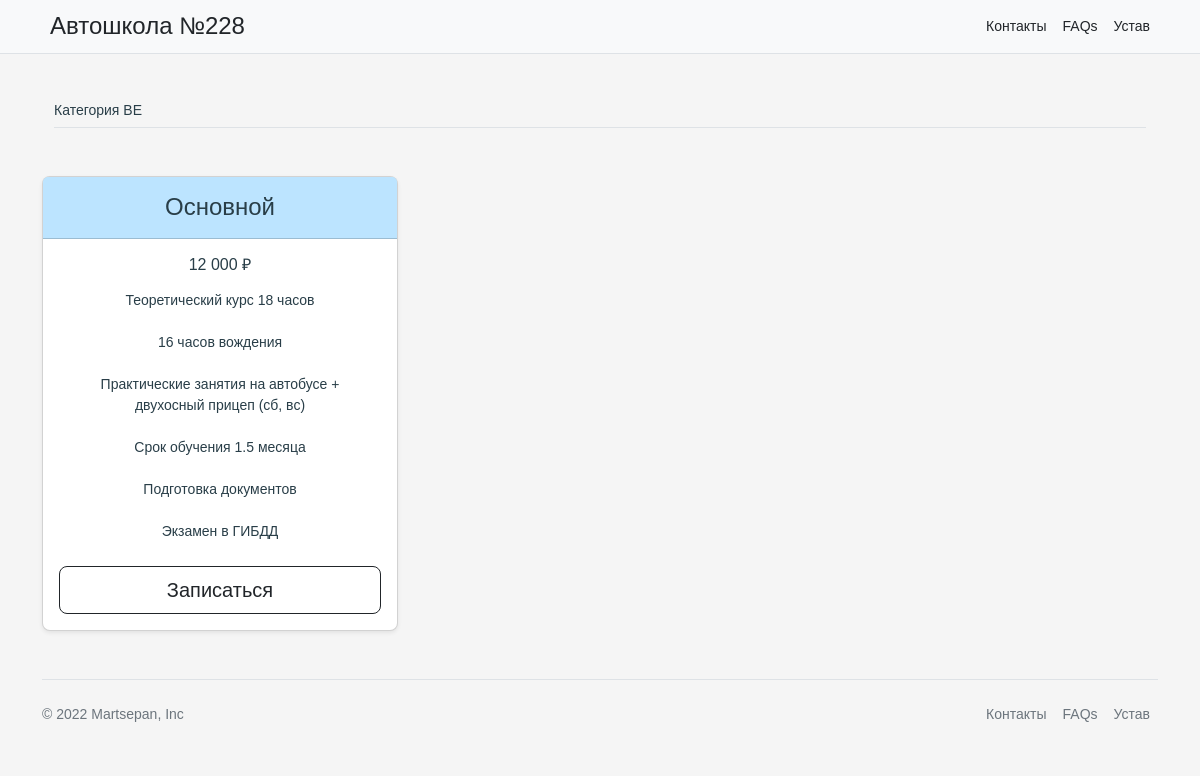
Screenshot of /info/car-BE/ with the database file from the repository.
### description/models.py (models this page shows, shortened)
class Info(models.Model):
    id = models.CharField('ID', max_length=2, null=False, primary_key=True)
    title = models.CharField('Название', max_length=30, null=True)
    description = models.CharField('Описание', max_length=200, null=True)
    price_min = models.CharField('Минимальная цена', max_length=10, null=True)
    price_mid = models.CharField('Средняя цена', max_length=10, null=True)
    price_high = models.CharField('Максимальная цена', max_length=10, null=True)
    description_min = models.CharField('Описание минимальной', max_length=300, null=True)
    description_mid = models.CharField('Описание средней', max_length=300, null=True)
    description_high = models.CharField('Описание максимальной', max_length=300, null=True)
    class Meta:
        verbose_name = 'Информация'
        verbose_name_plural = 'Информация о категориях'

### description/views.py (the view)
# urls.py: path('car-BE/', views.carbe, name='car-BE'),
def carbe(request):
    info = Info.objects.all()
    context =  {"info": info}
    return render (request, 'description/car-BE.html', context)

### description/templates/description/car-BE.html (shortened to what this page needs)
{% extends 'description/underbase.html' %}
{% block content %}
{% for item in info %}
{% if item.id == "4" %}
<div class="container px-4 py-5" id="custom-cards">
  <h2 class="pb-2 border-bottom animate__animated animate__bounceIn wow">{{ item.title }}</h2>
</div>
<div class="container">
<div data-wow-delay="0.15s" class="row row-cols-1 row-cols-md-3 mb-3 text-center animate__animated animate__fadeIn wow">
  <div class="col">
    <div class="card mb-4 rounded-3 shadow-sm">
      <div class="card-header py-3" style="background-color: rgb(188, 228, 255);">
        <h4 class="my-0 fw-normal" style="font-size: 24px;">{{ item.description_min }}</h4>
      </div>
      <div class="card-body">
        <h1 class="card-title pricing-card-title" style="font-size: 16px;">{{ item.price_min }}</h1>
        <ul class="list-unstyled mt-3 mb-4">
          <li>Теоретический курс 18 часов</li><br>
          <li>16 часов вождения</li><br>
          <li>Практические занятия на автобусе + <br>двухосный прицеп (сб, вс)</li><br>
          <li>Срок обучения 1.5 месяца</li><br>
          <li>Подготовка документов</li><br>
          <li>Экзамен в ГИБДД</li>
        </ul>
        <button type="button" class="w-100 btn btn-lg btn-outline-dark">Записаться</button>
      </div>
    </div>
  </div>
</div>
</div>
    {% endif %}
    {% endfor %}
{% endblock %}

### school/static/school/css/style.css (style rules this page uses)
html, body, div, span, h1, h2, h3, h4, h5, h6, p, em, img, strong, sub, sup, b, u, i, dl, dt, dd, ol, ul, li, fieldset, form, label, table, tbody, tfoot, thead, tr, th, td, article, aside, canvas, details, figcaption, figure, footer, header, hgroup, menu, nav, section, summary, time, mark, audio, video { margin: 0; padding: 0; border: 0; outline: 0; vertical-align: baseline; background: transparent; font-size: 100%; }
body { background-color: whitesmoke; }
li { list-style-type: none; }

### school/static/school/css/home.css (style rules this page uses)
* { box-sizing: border-box; }
body { font-size: 14px; }
.container { margin: auto; position: relative; max-width: auto; }
div { font-size: 14px; color: #293e48; }

### school/static/school/css/faq.css (style rules this page uses)
body { font-family: 'Work Sans', sans-serif; }

### rows the page displays
Info: title "Категория BE", description_min "Основной", price_min "12 000 ₽"
